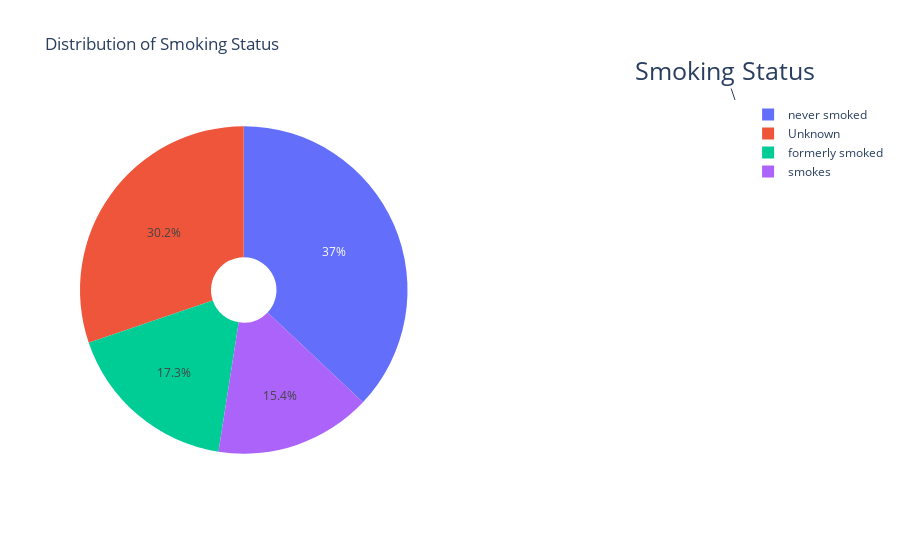

Notebook code cell kept with this figure:
### Code cell
df = dataset

labels = dataset['smoking_status'].value_counts().index
pie1 = dataset['smoking_status'].value_counts().values
# figure
fig = {
  "data": [
    {
      "values": pie1,
      "labels": labels,
      "domain": {"x": [0, .5]},
      "name": "",
      "hoverinfo":"label+percent+name+value",
      "hole": .2,
      "type": "pie",
    },],
  "layout": {
        "title":"Distribution of Smoking Status",
        "annotations": [
            { "font": { "size": 25},
              "showarrow": True,
              "text": "Smoking Status",
                "x": 1,
                "y": 1,
             
            },
        ]
    }
}
iplot(fig)

### Figure 1 — Plotly figure (JSON) as saved in the notebook; plotly's stock layout.template omitted (floating-point values rounded to 4 significant figures)
{"data": [{"domain": {"x": [0, 0.5]}, "hole": 0.2, "hoverinfo": "label+percent+name+value", "labels": ["never smoked", "Unknown", "formerly smoked", "smokes"], "name": "", "type": "pie", "values": [1892, 1544, 885, 789]}], "layout": {"annotations": [{"font": {"size": 25}, "showarrow": true, "text": "Smoking Status", "x": 1, "y": 1}], "title": {"text": "Distribution of Smoking Status"}}}
